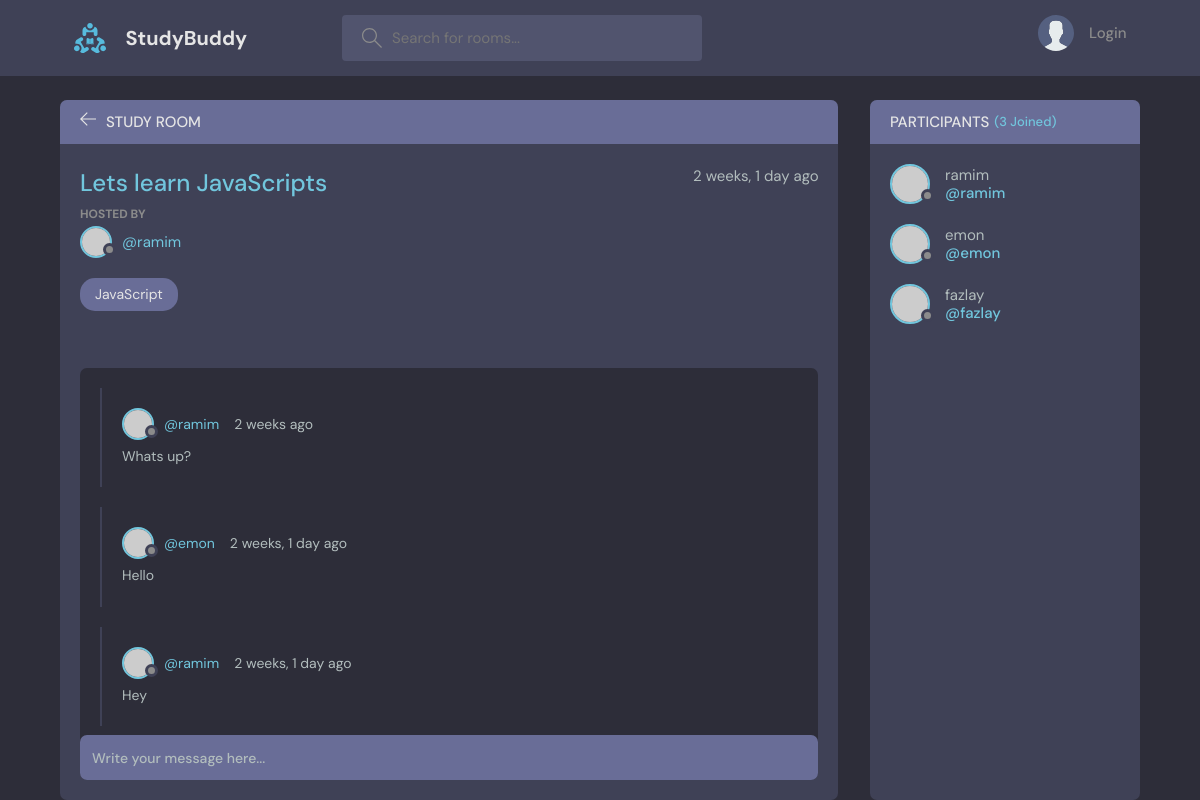
Before: /room/1/ with the older database file.
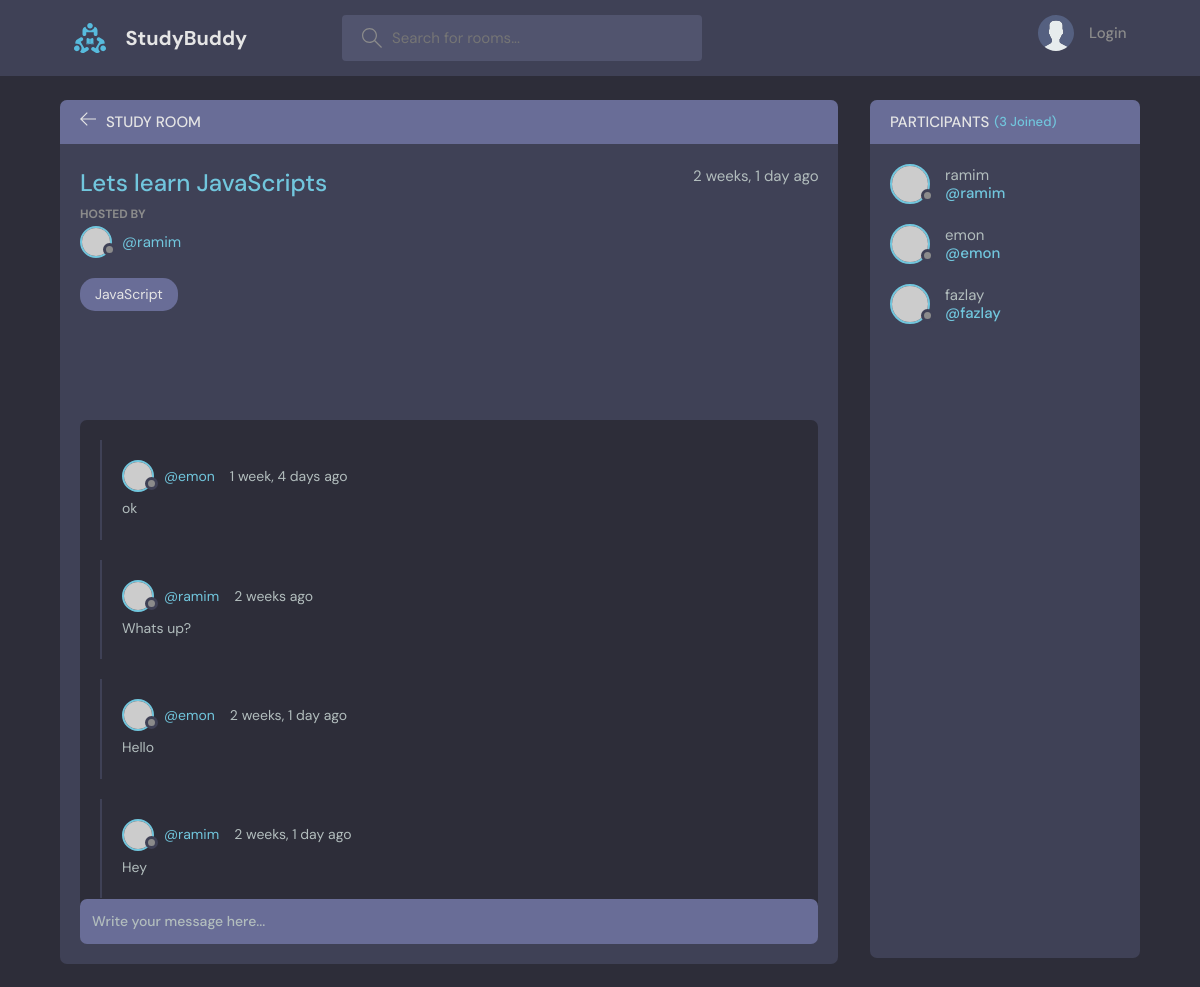
After: the same page with the newer database file.
### base/models.py (models this page shows, shortened)
class Message(models.Model):
    user = models.ForeignKey(User, on_delete=models.CASCADE) #the User model is defined in default
    room = models.ForeignKey(Room, on_delete=models.CASCADE)#(parent name(Room) many to one relationship, value when the parent model(Room) is deleted the child model(Message) is also deleted)
    body = models.TextField()
    update = models.DateTimeField(auto_now=True)
    created = models.DateTimeField(auto_now_add=True)
    class Meta:
        ordering = ['-created']

### base/views.py (the view, shortened to what this page needs)
# urls.py: path('room/<str:pk>/', views.room, name="room"),
def room(request, pk):
  room = Room.objects.get(id=pk) #returns one single value using primary key
  room_messages = room.message_set.all()
  participants = room.participants.all()
  context = {'room':room, 'room_messages':room_messages, 'participants':participants}
  return render(request, 'base/room.html', context)

### base/models.py (called while the page is built)
  def __str__(self):
    return self.name

### base/templates/base/room.html (shortened to what this page needs)
{% extends 'main.html' %}
{% block content %}
<main class="profile-page layout layout--2">
  <div class="container">
    <div class="room">
      <div class="room__top">
        <div class="room__topLeft">
          <a href="{% url 'home' %}">
            <svg version="1.1" xmlns="http://www.w3.org/2000/svg" width="32" height="32" viewBox="0 0 32 32">
              <title>arrow-left</title>
              <path
                d="M13.723 2.286l-13.723 13.714 13.719 13.714 1.616-1.611-10.96-10.96h27.625v-2.286h-27.625l10.965-10.965-1.616-1.607z">
              </path>
            </svg>
          </a>
          <h3>Study Room</h3>
        </div>
      </div>
      <div class="room__box scroll">
        <div class="room__header scroll">
          <div class="room__info">
            <h3>{{room.name}}</h3>
            <span>{{room.created|timesince}} ago</span>
          </div>
          <div class="room__hosted">
            <p>Hosted By</p>
            <a href="{% url 'user-profile' room.host.id %}" class="room__author">
              <div class="avatar avatar--small">
                <img src="https://randomuser.me/api/portraits/men/37.jpg" />
              </div>
              <span>@{{room.host.username}}</span>
            </a>
          </div>
          <span class="room__topics">{{room.topic}}</span>
        </div>
        <div class="room__conversation">
          <div class="threads scroll">
            {% for message in room_messages %}
            <div class="thread">
              <div class="thread__top">
                <div class="thread__author">
                  <a href="{% url 'user-profile' message.user.id %}" class="thread__authorInfo">
                    <div class="avatar avatar--small">
                      <img src="https://randomuser.me/api/portraits/men/37.jpg" />
                    </div>
                    <span>@{{message.user.username}}</span>
                  </a>
                  <span class="thread__date">{{message.created|timesince}} ago</span>
                </div>
              </div>
              <div class="thread__details">
                {{message.body}}
              </div>
            </div>
            {% endfor %}
          </div>
        </div>
      </div>
      <div class="room__message">
        <form action="" method="POST">
          <input name="body" placeholder="Write your message here..." />
        </form>
      </div>
    </div>
    <div class="participants">
      <h3 class="participants__top">Participants <span>({{participants.count}} Joined)</span></h3>
      <div class="participants__list scroll">
        {% for user in participants %}
        <a href="{%  url 'user-profile' user.id %}" class="participant">
          <div class="avatar avatar--medium">
            <img src="https://randomuser.me/api/portraits/men/37.jpg" />
          </div>
          <p>
            {{user.username}}
            <span>@{{user.username}}</span>
          </p>
        </a>
        {% endfor %}
      </div>
    </div>
  </div>
</main>
{% endblock content %}

Changed rows visible on the page:
added Message: user.username "emon", created "1 week, 4 days", body "ok"
